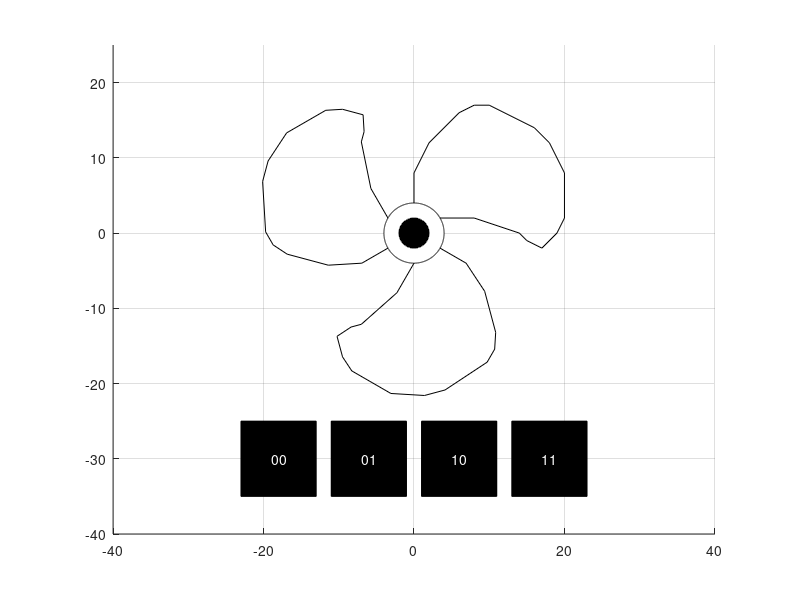

Source code (MATLAB): (Note: this script raises an error after producing the figure.)
% the first blade
b1=[ 0  0  2  6  8 10 16 18 20 20 19 17 15 14  8  3  0;
     0  8 12 16 17 17 14 12  8  2  0 -2 -1  0  2  2  0;
     1  1  1  1  1  1  1  1  1  1  1  1  1  1  1  1  1];

% make two more blades by rotating b1
th=2*pi/3;
R=[cos(th) sin(th) 0; -sin(th) cos(th) 0; 0 0 1];
% the second blade
b2=R*b1;
% the third blade
b3=R*b2;

% the pivotal circles
r1=2;
r2=4;
c1=zeros(2,3600);
c2=zeros(2,3600);
% for deg=1:1:3600
%     th=deg*pi/1800;
%     c1(1,deg)=r1*cos(th);
%     c1(2,deg)=r1*sin(th);
%     c2(1,deg)=r2*cos(th);
%     c2(2,deg)=r2*sin(th);
% end

% 좀 matlab처럼 써보기
deg=0.1:0.1:360;
th=pi/180*deg;

c1(1,:)=r1*cos(th);
c1(2,:)=r1*sin(th);

c2(1,:)=r2*cos(th);
c2(2,:)=r2*sin(th);

% make four buttons
but1=[-23 -13 -13 -23 -23;
      -35 -35 -25 -25 -35;
        1   1   1   1   1];
k=12;
A=[1 0 k; 0 1 0; 0 0 1];
but2=A*but1;
but3=A*but2;
but4=A*but3;

% 버튼 구현:
% - 전에 mlx로 한 것과 같이, 버튼 사각형 범위 내에 입력 좌표가 들어오면 해당 버튼 클릭으로 간주.
% - 한 cycle이 지날 때마다 pause 호출하여 클릭 이벤트 처리.
% - 회전 속도를 조절하는 변수 s의 값을 3*trig로 정의하고, (trig=1, cycle마다 3도씩 회전.)
% - 각 버튼 클릭할 때마다 전역변수 trig에 0, 1, 2, 3을 써서,
% - 다음 cycle에서의 s의 값에 변화를 준다. (버튼1 기준으로 1배, 2배, 3배 속도.)

figure(1);
% 반복문 내부에서 figure 내 객체들을 계속 다시 생성하면...
% - clf가 실행된 후, 버튼 객체가 다시 생성되기 전에 클릭을 한다면 이벤트가 씹히는 현상이 생긴다.
% => 객체들을 반복문 실행 전에 미리 만들어두고, set으로 데이터만 바꿔주기.
clf;
axis equal;
grid on;

% draw the blades
% keep the blade figures to update their coordinates later
bf1=line(b1(1,:),b1(2,:), 'Color', 'black');
bf2=line(b2(1,:),b2(2,:), 'Color', 'black');
bf3=line(b3(1,:),b3(2,:), 'Color', 'black');

% draw the circles
patch(c2(1,:),c2(2,:), 'w');
patch(c1(1,:),c1(2,:), 'k');

% draw the buttons
patch(but1(1,:),but1(2,:), 'k', 'ButtonDownFcn', @(~,~) get_click(0));
patch(but2(1,:),but2(2,:), 'k', 'ButtonDownFcn', @(~,~) get_click(1));
patch(but3(1,:),but3(2,:), 'k', 'ButtonDownFcn', @(~,~) get_click(2));
patch(but4(1,:),but4(2,:), 'k', 'ButtonDownFcn', @(~,~) get_click(3));

% write the button texts
text(but1(1,1)+4, but1(2,1)+5, '00', 'Color', 'white');
text(but2(1,1)+4, but2(2,1)+5, '01', 'Color', 'white');
text(but3(1,1)+4, but3(2,1)+5, '10', 'Color', 'white');
text(but4(1,1)+4, but4(2,1)+5, '11', 'Color', 'white');

% 축 제한 거는 건 그림 다 그리고 나서.
axis([-40 40 -40 25]);

global trig;
trig=0;
deg=0;
while true
    % update s by trig
    s=update_s();

    % calculate the new coordinates of the blades by the new deg
    th=deg*pi/180;
    R=[cos(th) sin(th) 0; -sin(th) cos(th) 0; 0 0 1];
    t1=R*b1;
    t2=R*b2;
    t3=R*b3;

    % update the blade figures' datas
    set(bf1, 'XData', t1(1,:), 'YData', t1(2,:));
    set(bf2, 'XData', t2(1,:), 'YData', t2(2,:));
    set(bf3, 'XData', t3(1,:), 'YData', t3(2,:));

    % update the rotation degree
    deg=mod((deg+s),360);

    % according to matlab pause manual:
    % pause(n) gives cpu some time to rest for n seconds
    % ... and checks events and executes the callback function
    pause(0.01);
end

% update s depending on trig
function s=update_s()
    global trig;
    s=3*trig;
end

% updates trig when mouse click occurs
function get_click(level)
    global trig;
    trig=level;
end

%% 현재 버그
% - 버튼 위에 있는 텍스트 부분을 클릭하면 클릭이 안 먹는다. 서로 다른 객체여서 그런 듯.
% - 텍스트에도 콜백을 등록해야 하나? 아니면 텍스트를 뚫고 버튼에 클릭이 들어가게 할 방법은 없나?
